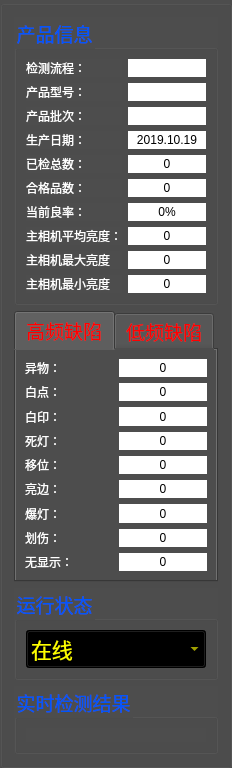
      <widget class="QGroupBox" name="groupBox">
       <property name="sizePolicy">
        <sizepolicy hsizetype="Expanding" vsizetype="Expanding">
         <horstretch>0</horstretch>
         <verstretch>0</verstretch>
        </sizepolicy>
       </property>
       <property name="maximumSize">
        <size>
         <width>250</width>
         <height>16777215</height>
        </size>
       </property>
       <property name="styleSheet">
        <string notr="true">background-color: rgb(77, 77, 77);


</string>
       </property>
       <layout class="QGridLayout" name="gridLayout_9">
        <item row="0" column="0">
         <widget class="QGroupBox" name="groupBox_2">
          <property name="font">
           <font>
            <family>黑体</family>
            <pointsize>14</pointsize>
            <weight>9</weight>
            <italic>false</italic>
            <bold>false</bold>
           </font>
          </property>
          <property name="styleSheet">
           <string notr="true">#groupBox_2{color: rgb(0, 85, 255);font: 75 14pt &quot;黑体&quot;;}</string>
          </property>
          <property name="title">
           <string>产品信息</string>
          </property>
          <layout class="QGridLayout" name="gridLayout_5">
           <item row="0" column="0">
            <widget class="QLabel" name="label_28">
             <property name="styleSheet">
              <string notr="true">font: 12pt &quot;黑体&quot;;
color: rgb(255, 255, 255);</string>
             </property>
             <property name="text">
              <string>检测流程：</string>
             </property>
            </widget>
           </item>
           <item row="0" column="1">
            <widget class="QLabel" name="label_30">
             <property name="styleSheet">
              <string notr="true">font: 12pt &quot;黑体&quot;;
background-color: rgb(255, 255, 255);
color: rgb(0, 0, 0);
</string>
             </property>
             <property name="text">
              <string/>
             </property>
             <property name="alignment">
              <set>Qt::AlignCenter</set>
             </property>
            </widget>
           </item>
           <item row="1" column="0">
            <widget class="QLabel" name="label_104">
             <property name="styleSheet">
              <string notr="true">font: 12pt &quot;黑体&quot;;
color: rgb(255, 255, 255);</string>
             </property>
             <property name="text">
              <string>产品型号：</string>
             </property>
            </widget>
           </item>
           <item row="1" column="1">
            <widget class="QLabel" name="label_105">
             <property name="styleSheet">
              <string notr="true">font: 12pt &quot;黑体&quot;;
background-color: rgb(255, 255, 255);
color: rgb(0, 0, 0);
</string>
             </property>
             <property name="text">
              <string/>
             </property>
             <property name="alignment">
              <set>Qt::AlignCenter</set>
             </property>
            </widget>
           </item>
           <item row="2" column="0">
            <widget class="QLabel" name="label_27">
             <property name="styleSheet">
              <string notr="true">font: 12pt &quot;黑体&quot;;
color: rgb(255, 255, 255);</string>
             </property>
             <property name="text">
              <string>产品批次：</string>
             </property>
            </widget>
           </item>
           <item row="2" column="1">
            <widget class="QLabel" name="label_31">
             <property name="styleSheet">
              <string notr="true">font: 12pt &quot;黑体&quot;;
background-color: rgb(255, 255, 255);
color: rgb(0, 0, 0);</string>
             </property>
             <property name="text">
              <string/>
             </property>
             <property name="alignment">
              <set>Qt::AlignCenter</set>
             </property>
            </widget>
           </item>
           <item row="3" column="0">
            <widget class="QLabel" name="label_29">
             <property name="styleSheet">
              <string notr="true">font: 12pt &quot;黑体&quot;;
color: rgb(255, 255, 255);</string>
             </property>
             <property name="text">
              <string>生产日期：</string>
             </property>
            </widget>
           </item>
           <item row="3" column="1">
            <widget class="QLabel" name="label_32">
             <property name="styleSheet">
              <string notr="true">font: 12pt &quot;黑体&quot;;
background-color: rgb(255, 255, 255);
color: rgb(0, 0, 0);</string>
             </property>
             <property name="text">
              <string>2019.10.19</string>
             </property>
             <property name="alignment">
              <set>Qt::AlignCenter</set>
             </property>
            </widget>
           </item>
           <item row="4" column="0">
            <widget class="QLabel" name="label_47">
             <property name="styleSheet">
              <string notr="true">font: 12pt &quot;黑体&quot;;
color: rgb(255, 255, 255);</string>
             </property>
             <property name="text">
              <string>已检总数：</string>
             </property>
            </widget>
           </item>
           <item row="4" column="1">
            <widget class="QLabel" name="label_48">
             <property name="styleSheet">
              <string notr="true">font: 12pt &quot;黑体&quot;;
background-color: rgb(255, 255, 255);
color: rgb(0, 0, 0);</string>
             </property>
             <property name="text">
              <string>0</string>
             </property>
             <property name="alignment">
              <set>Qt::AlignCenter</set>
             </property>
            </widget>
           </item>
           <item row="5" column="0">
            <widget class="QLabel" name="label_49">
             <property name="styleSheet">
              <string notr="true">font: 12pt &quot;黑体&quot;;
color: rgb(255, 255, 255);</string>
             </property>
             <property name="text">
              <string>合格品数：</string>
             </property>
            </widget>
           </item>
           <item row="5" column="1">
            <widget class="QLabel" name="label_50">
             <property name="styleSheet">
              <string notr="true">font: 12pt &quot;黑体&quot;;
background-color: rgb(255, 255, 255);
color: rgb(0, 0, 0);</string>
             </property>
             <property name="text">
              <string>0</string>
             </property>
             <property name="alignment">
              <set>Qt::AlignCenter</set>
             </property>
            </widget>
           </item>
           <item row="6" column="0">
            <widget class="QLabel" name="label_51">
             <property name="styleSheet">
              <string notr="true">font: 12pt &quot;黑体&quot;;
color: rgb(255, 255, 255);</string>
             </property>
             <property name="text">
              <string>当前良率：</string>
             </property>
            </widget>
           </item>
           <item row="6" column="1">
            <widget class="QLabel" name="label_52">
             <property name="styleSheet">
              <string notr="true">font: 12pt &quot;黑体&quot;;
background-color: rgb(255, 255, 255);
color: rgb(0, 0, 0);</string>
             </property>
             <property name="text">
              <string>0%</string>
             </property>
             <property name="alignment">
              <set>Qt::AlignCenter</set>
             </property>
            </widget>
           </item>
           <item row="7" column="1">
            <widget class="QLabel" name="label_101">
             <property name="styleSheet">
              <string notr="true">font: 12pt &quot;黑体&quot;;
background-color: rgb(255, 255, 255);
color: rgb(0, 0, 0);</string>
             </property>
             <property name="text">
              <string>0</string>
             </property>
             <property name="alignment">
              <set>Qt::AlignCenter</set>
             </property>
            </widget>
           </item>
           <item row="8" column="0">
            <widget class="QLabel" name="label_58">
             <property name="styleSheet">
              <string notr="true">font: 12pt &quot;黑体&quot;;
color: rgb(255, 255, 255);</string>
             </property>
             <property name="text">
              <string>主相机最大亮度</string>
             </property>
            </widget>
           </item>
           <item row="8" column="1">
            <widget class="QLabel" name="label_102">
             <property name="styleSheet">
              <string notr="true">font: 12pt &quot;黑体&quot;;
background-color: rgb(255, 255, 255);
color: rgb(0, 0, 0);</string>
             </property>
             <property name="text">
              <string>0</string>
             </property>
             <property name="alignment">
              <set>Qt::AlignCenter</set>
             </property>
            </widget>
           </item>
           <item row="9" column="0">
            <widget class="QLabel" name="label_56">
             <property name="styleSheet">
              <string notr="true">font: 12pt &quot;黑体&quot;;
color: rgb(255, 255, 255);</string>
             </property>
             <property name="text">
              <string>主相机最小亮度</string>
             </property>
            </widget>
           </item>
           <item row="9" column="1">
            <widget class="QLabel" name="label_103">
             <property name="styleSheet">
              <string notr="true">font: 12pt &quot;黑体&quot;;
background-color: rgb(255, 255, 255);
color: rgb(0, 0, 0);</string>
             </property>
             <property name="text">
              <string>0</string>
             </property>
             <property name="alignment">
              <set>Qt::AlignCenter</set>
             </property>
            </widget>
           </item>
           <item row="7" column="0">
            <widget class="QLabel" name="label_55">
             <property name="styleSheet">
              <string notr="true">font: 12pt &quot;黑体&quot;;
color: rgb(255, 255, 255);</string>
             </property>
             <property name="text">
              <string>主相机平均亮度：</string>
             </property>
            </widget>
           </item>
          </layout>
         </widget>
        </item>
        <item row="1" column="0">
         <widget class="QTabWidget" name="tabWidget">
          <property name="sizePolicy">
           <sizepolicy hsizetype="Preferred" vsizetype="Preferred">
            <horstretch>0</horstretch>
            <verstretch>0</verstretch>
           </sizepolicy>
          </property>
          <property name="font">
           <font>
            <family>黑体</family>
            <pointsize>14</pointsize>
            <weight>50</weight>
            <bold>false</bold>
           </font>
          </property>
          <property name="styleSheet">
           <string notr="true">color: rgb(255, 0, 0);</string>
          </property>
          <property name="currentIndex">
           <number>0</number>
          </property>
          <widget class="QWidget" name="widget">
           <attribute name="title">
            <string>高频缺陷</string>
           </attribute>
           <layout class="QGridLayout" name="gridLayout_7">
            <item row="5" column="1">
             <widget class="QLabel" name="label_44">
              <property name="styleSheet">
               <string notr="true">font: 12pt &quot;黑体&quot;;
background-color: rgb(255, 255, 255);
color: rgb(0, 0, 0);
</string>
              </property>
              <property name="text">
               <string>0</string>
              </property>
              <property name="alignment">
               <set>Qt::AlignCenter</set>
              </property>
             </widget>
            </item>
            <item row="5" column="0">
             <widget class="QLabel" name="label_43">
              <property name="styleSheet">
               <string notr="true">font: 12pt &quot;黑体&quot;;
color: rgb(255, 255, 255);</string>
              </property>
              <property name="text">
               <string>亮边：</string>
              </property>
             </widget>
            </item>
            <item row="7" column="1">
             <widget class="QLabel" name="label_69">
              <property name="styleSheet">
               <string notr="true">font: 12pt &quot;黑体&quot;;
background-color: rgb(255, 255, 255);
color: rgb(0, 0, 0);</string>
              </property>
              <property name="text">
               <string>0</string>
              </property>
              <property name="alignment">
               <set>Qt::AlignCenter</set>
              </property>
             </widget>
            </item>
            <item row="7" column="0">
             <widget class="QLabel" name="label_68">
              <property name="styleSheet">
               <string notr="true">font: 12pt &quot;黑体&quot;;
color: rgb(255, 255, 255);</string>
              </property>
              <property name="text">
               <string>划伤：</string>
              </property>
             </widget>
            </item>
            <item row="8" column="0">
             <widget class="QLabel" name="label_70">
              <property name="styleSheet">
               <string notr="true">font: 12pt &quot;黑体&quot;;
color: rgb(255, 255, 255);</string>
              </property>
              <property name="text">
               <string>无显示：</string>
              </property>
             </widget>
            </item>
            <item row="0" column="1">
             <widget class="QLabel" name="label_34">
              <property name="styleSheet">
               <string notr="true">font: 12pt &quot;黑体&quot;;
background-color: rgb(255, 255, 255);
color: rgb(0, 0, 0);
</string>
              </property>
              <property name="text">
               <string>0</string>
              </property>
              <property name="alignment">
               <set>Qt::AlignCenter</set>
              </property>
             </widget>
            </item>
            <item row="0" column="0">
             <widget class="QLabel" name="label_33">
              <property name="styleSheet">
               <string notr="true">font: 12pt &quot;黑体&quot;;
color: rgb(255, 255, 255);</string>
              </property>
              <property name="text">
               <string>异物：</string>
              </property>
             </widget>
            </item>
            <item row="4" column="0">
             <widget class="QLabel" name="label_41">
              <property name="styleSheet">
               <string notr="true">font: 12pt &quot;黑体&quot;;
color: rgb(255, 255, 255);</string>
              </property>
              <property name="text">
               <string>移位：</string>
              </property>
             </widget>
            </item>
            <item row="3" column="1">
             <widget class="QLabel" name="label_40">
              <property name="styleSheet">
               <string notr="true">font: 12pt &quot;黑体&quot;;
background-color: rgb(255, 255, 255);
color: rgb(0, 0, 0);</string>
              </property>
              <property name="text">
               <string>0</string>
              </property>
              <property name="alignment">
               <set>Qt::AlignCenter</set>
              </property>
             </widget>
            </item>
            <item row="1" column="1">
             <widget class="QLabel" name="label_36">
              <property name="styleSheet">
               <string notr="true">font: 12pt &quot;黑体&quot;;
background-color: rgb(255, 255, 255);
color: rgb(0, 0, 0);</string>
              </property>
              <property name="text">
               <string>0</string>
              </property>
              <property name="alignment">
               <set>Qt::AlignCenter</set>
              </property>
             </widget>
            </item>
            <item row="6" column="0">
             <widget class="QLabel" name="label_64">
              <property name="styleSheet">
               <string notr="true">font: 12pt &quot;黑体&quot;;
color: rgb(255, 255, 255);</string>
              </property>
              <property name="text">
               <string>爆灯：</string>
              </property>
             </widget>
            </item>
            <item row="6" column="1">
             <widget class="QLabel" name="label_65">
              <property name="styleSheet">
               <string notr="true">font: 12pt &quot;黑体&quot;;
background-color: rgb(255, 255, 255);
color: rgb(0, 0, 0);</string>
              </property>
              <property name="text">
               <string>0</string>
              </property>
              <property name="alignment">
               <set>Qt::AlignCenter</set>
              </property>
             </widget>
            </item>
            <item row="8" column="1">
             <widget class="QLabel" name="label_71">
              <property name="styleSheet">
               <string notr="true">font: 12pt &quot;黑体&quot;;
background-color: rgb(255, 255, 255);
color: rgb(0, 0, 0);</string>
              </property>
              <property name="text">
               <string>0</string>
              </property>
              <property name="alignment">
               <set>Qt::AlignCenter</set>
              </property>
             </widget>
            </item>
            <item row="2" column="1">
             <widget class="QLabel" name="label_38">
              <property name="styleSheet">
               <string notr="true">font: 12pt &quot;黑体&quot;;
background-color: rgb(255, 255, 255);
color: rgb(0, 0, 0);</string>
              </property>
              <property name="text">
               <string>0</string>
              </property>
              <property name="alignment">
               <set>Qt::AlignCenter</set>
              </property>
             </widget>
            </item>
            <item row="4" column="1">
             <widget class="QLabel" name="label_42">
              <property name="styleSheet">
               <string notr="true">font: 12pt &quot;黑体&quot;;
background-color: rgb(255, 255, 255);
color: rgb(0, 0, 0);</string>
              </property>
              <property name="text">
               <string>0</string>
              </property>
              <property name="alignment">
               <set>Qt::AlignCenter</set>
              </property>
             </widget>
            </item>
            <item row="2" column="0">
             <widget class="QLabel" name="label_37">
              <property name="styleSheet">
               <string notr="true">font: 12pt &quot;黑体&quot;;
color: rgb(255, 255, 255);</string>
              </property>
              <property name="text">
               <string>白印：</string>
              </property>
             </widget>
            </item>
            <item row="3" column="0">
             <widget class="QLabel" name="label_39">
              <property name="styleSheet">
               <string notr="true">font: 12pt &quot;黑体&quot;;
color: rgb(255, 255, 255);</string>
              </property>
              <property name="text">
               <string>死灯：</string>
              </property>
             </widget>
            </item>
            <item row="1" column="0">
             <widget class="QLabel" name="label_35">
              <property name="styleSheet">
               <string notr="true">font: 12pt &quot;黑体&quot;;
color: rgb(255, 255, 255);</string>
              </property>
              <property name="text">
               <string>白点：</string>
              </property>
             </widget>
            </item>
           </layout>
          </widget>
          <widget class="QWidget" name="tab_2">
           <attribute name="title">
            <string>低频缺陷</string>
           </attribute>
           <layout class="QGridLayout" name="gridLayout_6">
            <item row="0" column="0">
             <widget class="QLabel" name="label_72">
              <property name="styleSheet">
               <string notr="true">font: 12pt &quot;黑体&quot;;
color: rgb(255, 255, 255);</string>
              </property>
              <property name="text">
               <string>其他：</string>
              </property>
             </widget>
            </item>
            <item row="0" column="1">
             <widget class="QLabel" name="label_73">
              <property name="styleSheet">
               <string notr="true">font: 12pt &quot;黑体&quot;;
background-color: rgb(255, 255, 255);
color: rgb(0, 0, 0);
</string>
              </property>
              <property name="text">
               <string>0</string>
              </property>
              <property name="alignment">
               <set>Qt::AlignCenter</set>
              </property>
             </widget>
            </item>
           </layout>
          </widget>
         </widget>
        </item>
        <item row="2" column="0">
         <widget class="QGroupBox" name="groupBox_6">
          <property name="maximumSize">
           <size>
            <width>16777215</width>
            <height>100</height>
           </size>
          </property>
          <property name="font">
           <font>
            <family>黑体</family>
            <pointsize>14</pointsize>
            <weight>9</weight>
            <italic>false</italic>
            <bold>false</bold>
           </font>
          </property>
          <property name="styleSheet">
           <string notr="true">#groupBox_6{color: rgb(0, 85, 255);font: 75 14pt &quot;黑体&quot;;}
</string>
          </property>
          <property name="title">
           <string>运行状态</string>
          </property>
          <layout class="QGridLayout" name="gridLayout">
           <item row="0" column="0">
            <widget class="QComboBox" name="comboBox">
             <property name="font">
              <font>
               <family>黑体</family>
               <pointsize>16</pointsize>
               <weight>9</weight>
               <italic>false</italic>
               <bold>false</bold>
              </font>
             </property>
             <property name="styleSheet">
              <string notr="true">background-color:rgb(0, 0, 0);
font: 75 16pt &quot;黑体&quot;;
color: rgb(255, 255, 0);</string>
             </property>
             <item>
              <property name="text">
               <string>在线</string>
              </property>
             </item>
             <item>
              <property name="text">
               <string>离线</string>
              </property>
             </item>
            </widget>
           </item>
          </layout>
         </widget>
        </item>
        <item row="3" column="0">
         <widget class="QGroupBox" name="groupBox_4">
          <property name="maximumSize">
           <size>
            <width>16777215</width>
            <height>100</height>
           </size>
          </property>
          <property name="font">
           <font>
            <family>黑体</family>
            <pointsize>14</pointsize>
            <weight>9</weight>
            <italic>false</italic>
            <bold>false</bold>
           </font>
          </property>
          <property name="styleSheet">
           <string notr="true">#groupBox_4{color: rgb(0, 85, 255);font: 75 14pt &quot;黑体&quot;;}
</string>
          </property>
          <property name="title">
           <string>实时检测结果</string>
          </property>
          <layout class="QGridLayout" name="gridLayout_8">
           <item row="0" column="0">
            <widget class="QLabel" name="label_57">
             <property name="styleSheet">
              <string notr="true">font: 44pt &quot;黑体&quot;;
color: rgb(0, 255, 0);
</string>
             </property>
             <property name="text">
              <string/>
             </property>
             <property name="alignment">
              <set>Qt::AlignCenter</set>
             </property>
            </widget>
           </item>
          </layout>
         </widget>
        </item>
       </layout>
       <zorder>groupBox_2</zorder>
       <zorder>groupBox_4</zorder>
       <zorder>tabWidget</zorder>
       <zorder>groupBox_6</zorder>
      </widget>
